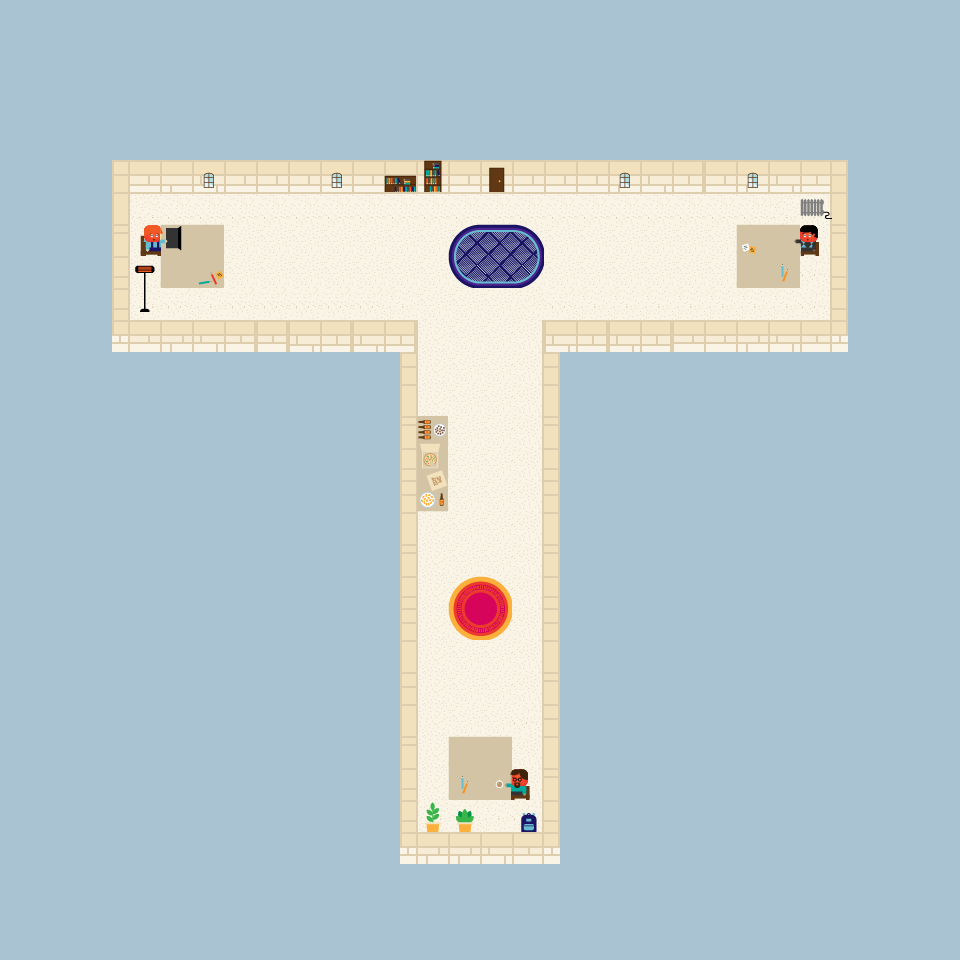

Tiled map render using the project's own tile images. Description and the map definition, with tile-layer contents summarised, below:
An orthogonal 30x30 tile map with 32x32 px tiles, 6 tile layers (Background, Tables & objects, UI-stuff, Characters 1, ...), 2 tilesets.

<map version="1.2" tiledversion="1.3.1" orientation="orthogonal" renderorder="right-down" compressionlevel="0" width="30" height="30" tilewidth="32" tileheight="32" infinite="0" nextlayerid="9" nextobjectid="1">
 <editorsettings>
  <export target="." format="tmx" />
 </editorsettings>
 <tileset firstgid="1" source="../Tileset.tsx" />
 <tileset firstgid="36" source="../Assets.tsx" />
 <layer id="1" name="Background" width="30" height="30">
  <data>[900 cells, 900 non-empty, 31 distinct tile ids]</data>
 </layer>
 <layer id="4" name="Tables &amp; objects" width="30" height="30">
  <data>[900 cells, 31 non-empty, 23 distinct tile ids]</data>
 </layer>
 <layer id="6" name="UI-stuff" width="30" height="30">
  <data>[900 cells, 13 non-empty, 9 distinct tile ids]</data>
 </layer>
 <layer id="5" name="Characters 1" width="30" height="30">
  <data>[900 cells, 8 non-empty, 7 distinct tile ids]</data>
 </layer>
 <layer id="7" name="UnderAttack" width="30" height="30">
  <data>[900 cells, 5 non-empty, 4 distinct tile ids]</data>
 </layer>
 <layer id="8" name="Flamed" width="30" height="30">
  <data>[900 cells, 5 non-empty, 4 distinct tile ids]</data>
 </layer>
</map>
